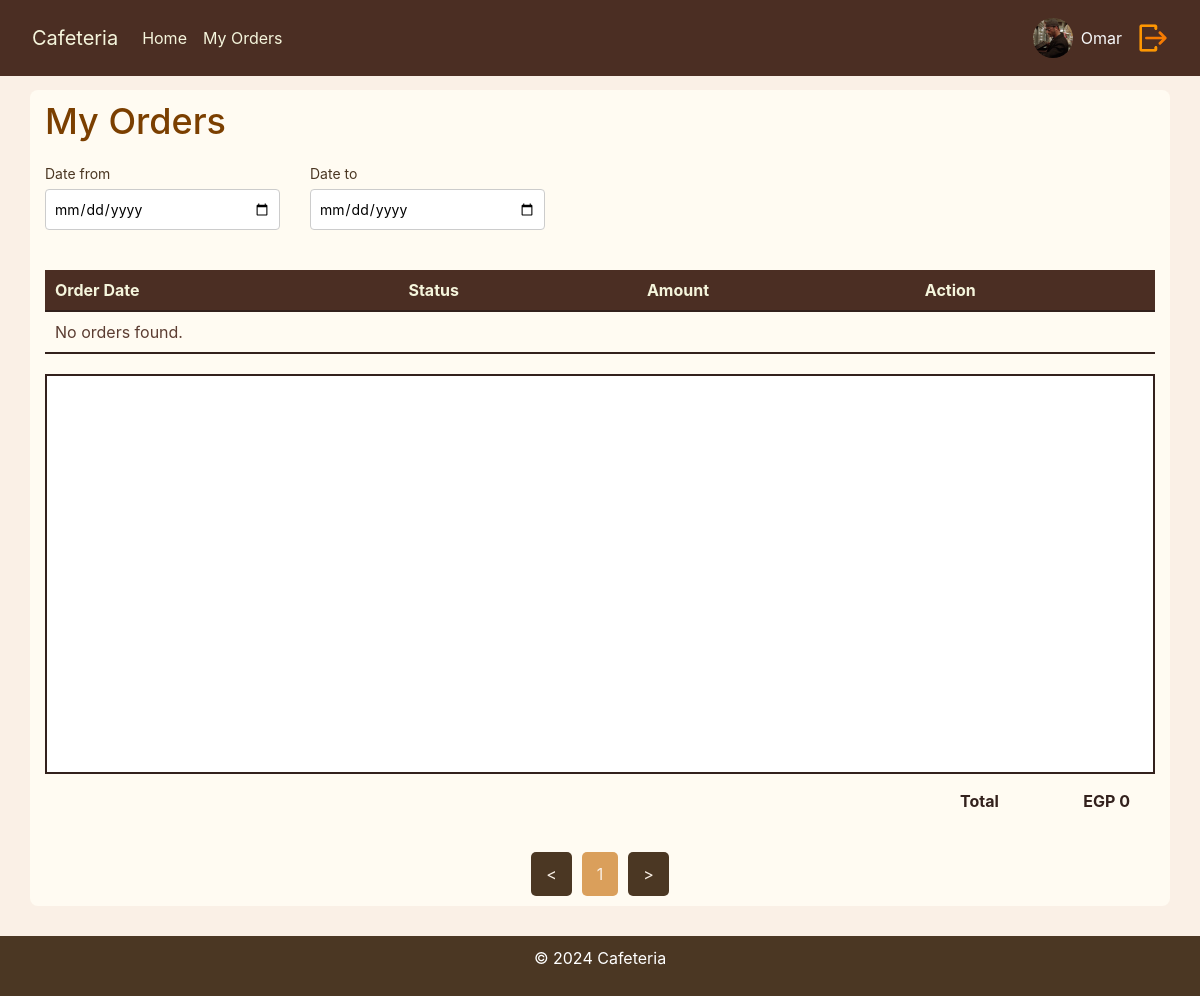
Page /my_orders.php (signed in) on the earlier database version.
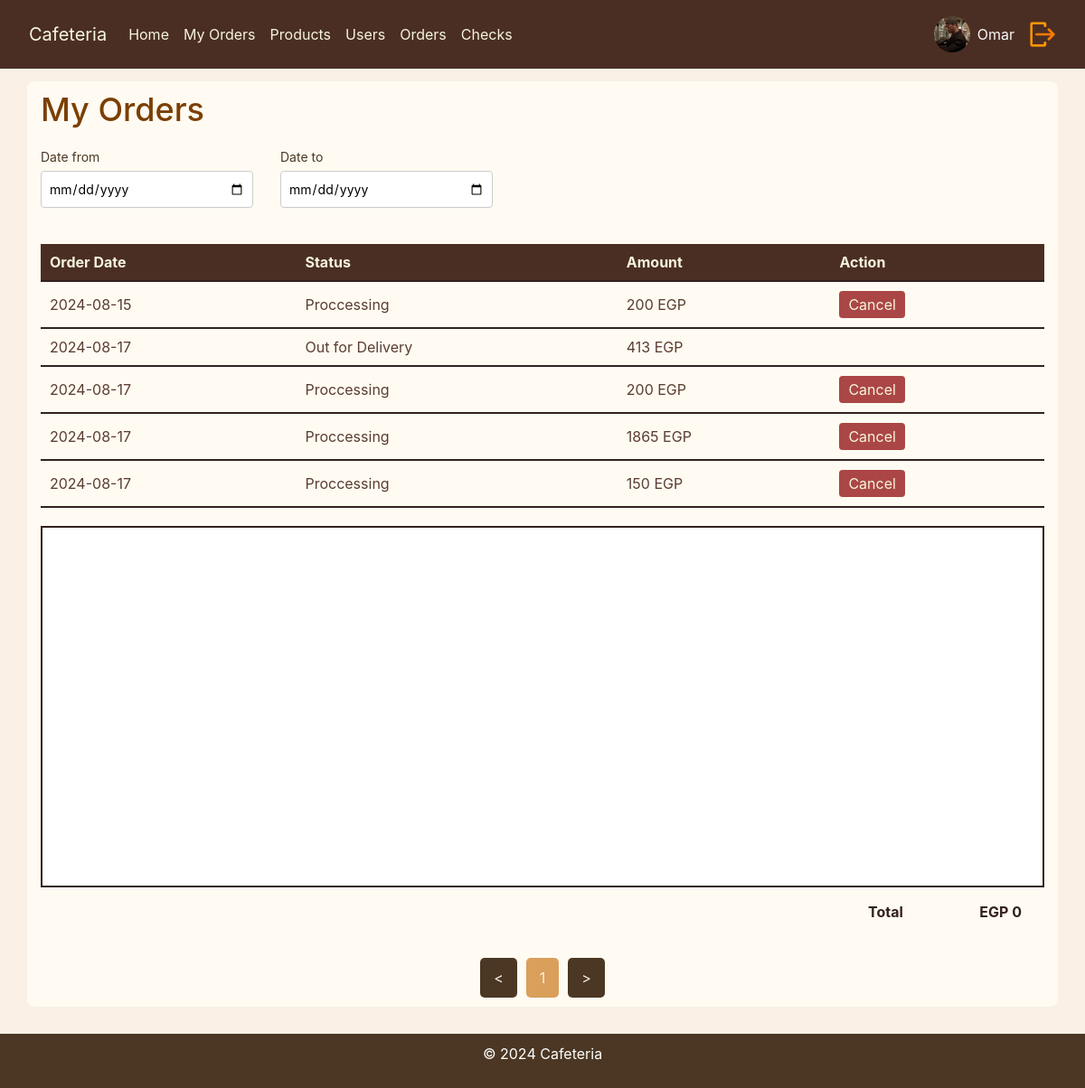
Same page on the later database version.
### tables this page shows
CREATE TABLE `users` (
  `id` int(11) NOT NULL,
  `name` text NOT NULL,
  `email` varchar(100) NOT NULL,
  `password` varchar(100) NOT NULL,
  `room_id` int(11) NOT NULL,
  `ext` int(11) NOT NULL,
  `image` text NOT NULL,
  `perm_id` int(11) NOT NULL
);

CREATE TABLE `orders` (
  `id` int(11) NOT NULL,
  `user_id` int(11) NOT NULL,
  `date` date NOT NULL,
  `room` int(11) NOT NULL,
  `ext` text NOT NULL,
  `comment` text NOT NULL,
  `total` int(11) NOT NULL,
  `status` int(11) NOT NULL
);

CREATE TABLE `order_status` (
  `id` int(11) NOT NULL,
  `name` text NOT NULL
);

### functions/db_class.php (called while the page is built, shortened)
<?php
class Database
{
    private $conn;
    public function connect($host, $username, $password, $dbname)
    {
        $dsn = "mysql:host=$host;dbname=$dbname;charset=utf8mb4";
        try {
            $this->conn = new PDO($dsn, $username, $password);
            $this->conn->setAttribute(PDO::ATTR_ERRMODE, PDO::ERRMODE_EXCEPTION);
        } catch (PDOException $e) {
            echo "Connection failed: " . $e->getMessage();
        }
    }
    public function getRow($table, $field, $value)
    {
        $sql = "SELECT * FROM $table WHERE $field = ?";
        $stmt = $this->conn->prepare($sql);
        $stmt->execute([$value]);
        return $stmt->fetch(PDO::FETCH_ASSOC);
    }
    public function getAll($table, $field, $value)
    {
        $sql = "SELECT * FROM $table WHERE $field = ?";
        $stmt = $this->conn->prepare($sql);
        $stmt->execute([$value]);
        return $stmt->fetchAll(PDO::FETCH_ASSOC);
    }
}

### my_orders.php (the view, shortened to what this page needs)
<?php
include 'design/header.php';
$user_id = $_SESSION['id'];
$date_from = isset($_GET['date_from']) ? $_GET['date_from'] : null;
$date_to = isset($_GET['date_to']) ? $_GET['date_to'] : null;
if ($date_from && $date_to) {
    $query = "SELECT * FROM orders WHERE user_id = ? AND date >= ? AND date <= ?";
    $orders = $db->getRows($query, [$user_id, $date_from, $date_to]);
} else {
    $orders = $db->getAll('orders', 'user_id', $user_id);
}
?>
<!DOCTYPE html>
<html lang="en">
<head>
    <link rel="stylesheet" href="css/myorders.css">
    <link rel="stylesheet" href="https://stackpath.bootstrapcdn.com/bootstrap/4.5.2/css/bootstrap.min.css">
    <link rel="stylesheet" href="css/header.css">
    <link rel="stylesheet" href="css/footer.css">
</head>
<body>
    <div class="container">
        <main>
            <h1>My Orders</h1>
            <div class="filter-section">
                <form method="GET" action="" id="filter-form">
                    <div class="date-picker">
                        <label for="date-from">Date from</label>
                        <input type="date" id="date-from" name="date_from" value="<?php echo htmlspecialchars($date_from); ?>">
                    </div>
                    <div class="date-picker">
                        <label for="date-to">Date to</label>
                        <input type="date" id="date-to" name="date_to" value="<?php echo htmlspecialchars($date_to); ?>">
                    </div>
                </form>
            </div>
            <table class="order-table">
                <thead>
                    <tr>
                        <th>Order Date</th>
                        <th>Status</th>
                        <th>Amount</th>
                        <th>Action</th>
                    </tr>
                </thead>
                <tbody id="order-list">
                    <?php if (!empty($orders)) :
                        foreach ($orders as $order) {
                            $status_name = $db->getRow('order_status', 'id', $order['status']);
                            ?>
                            <tr class="order-row" data-order-id="<?php echo $order['id']; ?>" data-total="<?php echo $order['total']; ?>">
                                <td><?php echo $order['date']; ?></td>
                                <td><?php echo $status_name['name']; ?></td>
                                <td><?php echo $order['total']; ?> EGP</td>
                                <td>
                                    <?php if ($order['status'] == '1') : ?>
                                        <button class="cancel-btn" data-order-id="<?php echo $order['id']; ?>">Cancel</button>
                                    <?php endif; ?>
                                </td>
                            </tr>
                        <?php } ?>
                    <?php else : ?>
                        <tr>
                            <td colspan="4">No orders found.</td>
                        </tr>
                    <?php endif; ?>
                </tbody>
            </table>
            <div id="order-items-container">
            </div>
            <div class="total">
                <span>Total</span>
                <span id="total-price">EGP 0</span>
            </div>
            <div class="pagination mt-4">
                <button class="prev-page">&lt;</button>
                <span class="page-number">1</span>
                <button class="next-page">&gt;</button>
            </div>
        </main>
    </div>
    <?php
    require "design/footer.php";
    ?>
</body>
</html>

### design/header.php (shortened to what this page needs)
<?php
require "functions/connect.php";
require "functions/db_class.php";
if (isset($_SESSION['login'])) {
    $db = new Database();
    $db->connect($db_host, $db_user, $db_pass, $db_name);
    $table = 'users';
    $field = 'id';
    $id = $_SESSION['id'];
    $data = $db->getRow($table, $field, $id);
} else {
    session_destroy();
    header("Location: login.php");
}
?>
<header>
    <nav class="navbar navbar-expand-lg navbar-dark">
        <a class="navbar-brand mx-3" href="home.php">Cafeteria</a>
        <div class="collapse navbar-collapse" id="navbarNav">
            <ul class="navbar-nav mr-auto">
                <li class="nav-item"><a class="nav-link" href="home.php">Home</a></li>
                <li class="nav-item"><a class="nav-link" href="my_orders.php">My Orders</a></li>
                <li <?php if($data['perm_id'] == 1){echo "hidden";} ?> class="nav-item"><a class="nav-link" href="allProducts.php">Products</a></li>
                <li <?php if($data['perm_id'] == 1){echo "hidden";} ?> class="nav-item"><a class="nav-link" href="allUsers.php">Users</a></li>
                <li <?php if($data['perm_id'] == 1){echo "hidden";} ?> class="nav-item"><a class="nav-link" href="orders.php"> Orders</a></li>
                <li <?php if($data['perm_id'] == 1){echo "hidden";} ?> class="nav-item"><a class="nav-link" href="Checks.php">Checks</a></li>
            </ul>
            <div class="navbar-nav ml-auto">
                <div class="d-flex align-items-center">
                    <img src="<?php echo $data['image'] ?>" alt="User Photo" class="rounded-circle" width="40" height="40">
                    <span class="ml-2 text-light"><?php echo $data['name']; ?></span>
                    <a class="  mx-3 " href="functions/logout.php"><img class="logout" src="images/logout.png" alt=""></a>
                </div>
            </div>
        </div>
    </nav>
</header>

### design/footer.php
<footer class="text-center" >
        <p>&copy; 2024 Cafeteria</p>
    </footer>

### css/myorders.css (style rules this page uses)
.container { width: 90%; max-width: 1200px; margin: 0 auto; background-color: #fffbf2; padding: 10px; border-radius: 8px; }
main h1 { font-size: 36px; color: #33211d; margin-bottom: 20px; text-decoration: solid 2px; }
.filter-section { width: 500px; display: flex; justify-content: space-between; margin-bottom: 20px; gap: 40px; }
#filter-form { width: 500px; display: flex; justify-content: space-between; margin-bottom: 20px; gap: 30px; }
.date-picker { flex: 1; }
.date-picker label { font-size: 14px; color: #4b3723; margin-bottom: 5px; }
input[type="date"] { padding: 8px; font-size: 14px; border: 1px solid #ccc; border-radius: 4px; width: 100%; }
.order-table { width: 100%; border-collapse: collapse; }
.order-table td { text-align: left; padding: 10px; border-bottom: 2px solid #33211d; color: #5b3c31; }
.order-table th { background-color: #4b2e23; color: #f5f5dc; text-align: left; padding: 10px; border-bottom: 2px solid #33211d; }
.cancel-btn { padding: 5px 10px; background-color: #ab4646 !important; color: #f5f5dc; border: none; border-radius: 4px; cursor: pointer; }
#order-items-container { display: flex; flex-wrap: wrap; gap: 20px; justify-content: center; align-items: center; margin-top: 20px; border: 2px solid #33211d; height: 400px; background-color: white; }
.pagination { display: flex; justify-content: center; align-items: center; margin-top: 20px; }
.next-page, .prev-page { background-color:#4b3723 !important; }
.pagination button, .pagination .page-number { background-color: #77815c; color: #faf0e6; border: none; padding: 10px 15px; margin: 0 5px; font-size: 16px; cursor: pointer; border-radius: 5px; }
.pagination .page-number { background-color: #da9f5b; cursor: default; }
.total { display: flex; justify-content: space-between; width: 200px; margin: 0px; margin-left: 900px; font-weight: bold; padding: 15px; border-radius: 8px; color: #33211d; }

### css/header.css (style rules this page uses)
body { position: relative; padding-top: 90px !important; padding-bottom: 90px !important; background-color: #faf0e6; }
header { background-color: #4b2e23; color: #f5f5dc; padding: 10px 0; position: fixed; top: 0; width: 100%; z-index: 1000; }
.navbar-nav .nav-link { color: #f5f5dc !important; }
.navbar-nav.ml-auto { margin-left: auto; }
.navbar-nav .d-flex { align-items: center; }
.navbar-nav img { vertical-align: middle; }
.navbar-nav span { margin-left: 10px; font-size: 1rem; }
.navbar-dark .navbar-brand { color: #f5f5dc; }
h1, h2, h3, .h1, .h2, .h3 { color: #7b3f00 !important; }
th { background-color: #4b2e23 !important; color: #f5f5dc !important; text-align: left !important; padding: 10px !important; border-bottom: 2px solid #33211d !important; }
td { text-align: left !important; padding: 10px !important; border-bottom: 2px solid #33211d !important; color: #5b3c31 !important; }
.logout { width: 30px; height: 30px; }

### css/footer.css (style rules this page uses)
footer { background-color: #4b3723; color: white; padding: 10px 0; bottom: 0; width: 100%; z-index: 1000; text-align: center; height: 60px; position: absolute; }

Differences in the rows shown:
changed users "Omar": perm_id 1 → 2 (drawn)
added orders: date "2024-08-15", status.name "Proccessing", total "200"
added orders: date "2024-08-17", status.name "Out for Delivery", total "413"
added orders: date "2024-08-17", status.name "Proccessing", total "200"
added orders: date "2024-08-17", status.name "Proccessing", total "1865"
added orders: date "2024-08-17", status.name "Proccessing", total "150"
Other differences:
text no longer shown: "No orders found."
text now shown: "Products Users Orders Checks"
